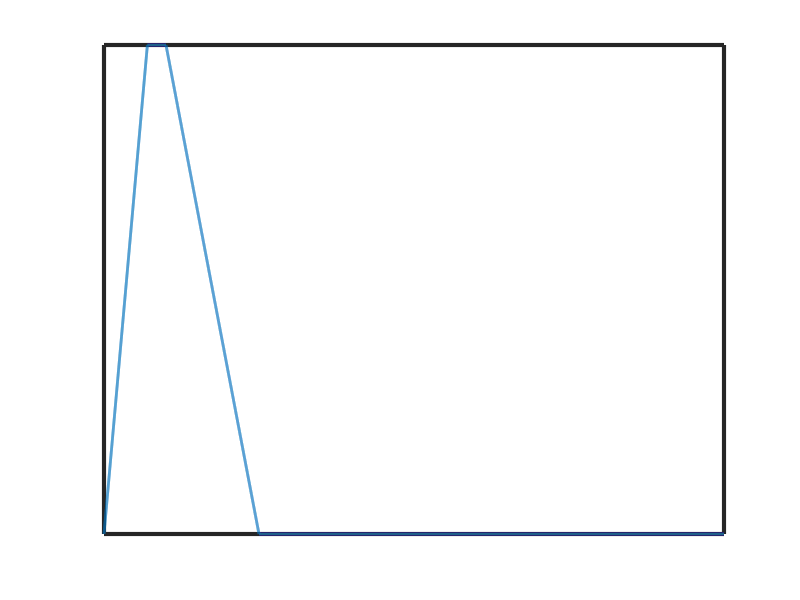

MATLAB code to generate this figure: (Note: this script raises an error after producing the figure.)
% This file creates figures for the SMC 2019 paper
outDir = '~/Documents/ucsd/winter2019/smc/background_planning/figure_making/';

fs = 44100;
dur = 1;

N = dur*fs;
T = 1/fs;
t = 0:T:(dur-T);


%% EXCITATION
%%%%%%%%%%%%%%%%%

attackTime = 0.07;
sustainTime = 0.03;
releaseTime = 0.15;

attackSamps = floor(attackTime * fs);
sustainSamps = floor(sustainTime * fs);
releaseSamps = floor(releaseTime * fs);

excitation = zeros(1, N);

excitation(1:attackSamps) = linspace(0, 1, attackSamps);
excitation(attackSamps+1:attackSamps+1+sustainSamps) = 1;
excitation(attackSamps+sustainSamps+1:attackSamps+sustainSamps+releaseSamps) = linspace(1, 0, releaseSamps);

figure
plot(t, excitation, 'linewidth', 2);
set(gca,'linewidth', 3)
set(gca,'XTick',[], 'YTick', [])
fig = gcf
fig.PaperUnits = 'inches';
fig.PaperPosition = [0 0 6 1.6];
print([outDir 'excitation'], '-deps', '-r0')

%% EXCITATION DERIVATIVE
%%%%%%%%%%%%%%%%%%%%%%%%

dexcitation = [diff(excitation) 0];

figure
plot(t, dexcitation, 'linewidth', 2);
set(gca,'linewidth', 3)
set(gca,'XTick',[], 'YTick', [])
fig = gcf
fig.PaperUnits = 'inches';
fig.PaperPosition = [0 0 6 1.6];
print([outDir 'excitation_derivative'], '-deps', '-r0')

%% LOOPBACK FM ADDITIVE
%%%%%%%%%%%%%%%%%%%%%%%%

% look at stretchedAPFSynthesis.m in proofOfConcept directory and print
% from there

%% RESONANT BODY IMPULSE RESPONSE
%%%%%%%%%%%%%%%%%
resIRWav = '../proofOfConcept/resonatorIRs/taiko/taiko2.wav';
[resIR, fsr] = audioread(resIRWav);
resIR = resIR(2159:end,1);
t = linspace(0, length(resIR)/fsr, length(resIR));

figure
plot(t, resIR, 'linewidth', 1);
xlim([t(1) t(end)])
set(gca,'linewidth', 3)
set(gca,'XTick',[], 'YTick', [])
fig = gcf;
fig.PaperUnits = 'inches';
fig.PaperPosition = [0 0 6 3];
print([outDir 'resonantBodyIR'], '-deps', '-r0')


%% OUTPUT SIGNAL
%%%%%%%%%%%%%%%%%

addpath(genpath('../proofOfConcept'));

% additive synthesis x loopback FM signal
yMSWav = 'audioExamples/FBFMStretchedAPF/ySAPFModal1.wav';
[yMS, ~] = audioread(yMSWav);

e = zeros(N, 1);
attackSamps = 16;
sustainSamps = 2;
releaseSamps = 1024;
e(1:attackSamps) = linspace(0, 1, attackSamps);
e(attackSamps+1:attackSamps+1+sustainSamps) = 1;
e(attackSamps+sustainSamps+1:attackSamps+sustainSamps+releaseSamps) = linspace(1, 0, releaseSamps);

de = [diff(e); 0]; % take derivative for velocity?
y = percSynthExcitation(de, yMSWav);
y = y(1:N);

y = y/max(y);

figure
plot(t, y)
xlim([t(attackSamps+sustainSamps+releaseSamps) t(end)]);
set(gca,'linewidth', 3)
set(gca,'XTick',[], 'YTick', [])
fig = gcf;
fig.PaperUnits = 'inches';
fig.PaperPosition = [0 0 6 3];
print([outDir 'percSynthesisOutput'], '-deps', '-r0')
